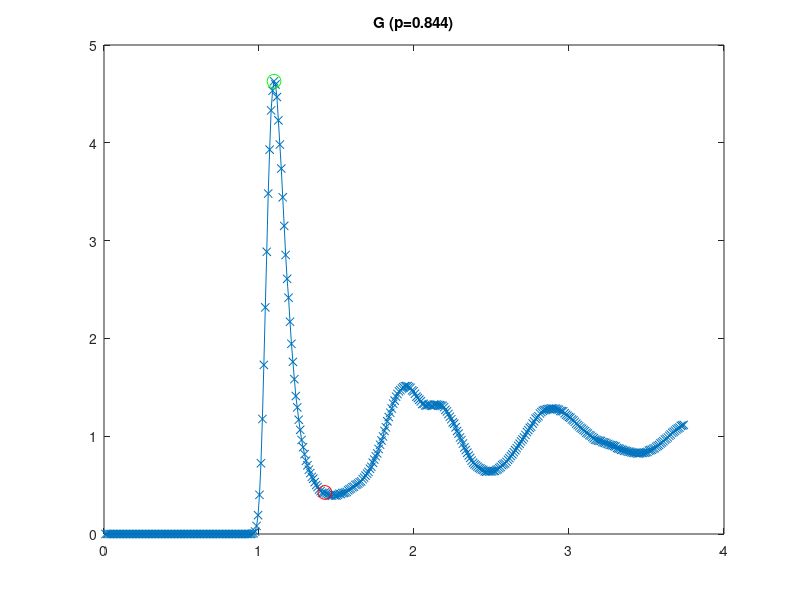

Reproduce this figure in MATLAB.
clear all; close all
%g845 = load('results/gr_845.dat');
g845 = load('results/gr_845_3D.dat');

gr = g845(:,1);
g = g845(:,2);
p = 0.844;

sidx = find(gr==min(gr));
sidx = sidx(end); %Only use last data set (guaranteed equilibrium)
g = g(sidx:end);
gd = gr(sidx:end);

%Assume highest peak is NN distance
[mv maxIdx] = max(g);
gp = g(maxIdx:end);
%Find next minima
gp(1:end-1) = gp(1:end-1)-gp(2:end); 
idx = find(gp<0);
minIdx = maxIdx+min(idx);
figure; plot(gd, g,'x-'); title(['G (p=' num2str(p) ')']);
hold on; plot(gd(maxIdx),g(maxIdx),'go','MarkerSize',10);
hold on; plot(gd(minIdx),g(minIdx),'ro','MarkerSize',10);
dr = diff(gd(1:minIdx+1));

%2-D integral
%gint(jj) = p(jj)*2*pi*(sum(g(1:minIdx).*diff(gd(1:minIdx+1)).*gd(1:minIdx)));

%3-D integral 
gint = p*4*pi*(sum(g(1:minIdx).*diff(gd(1:minIdx+1)).*gd(1:minIdx).^2));

%3-D integral up to L=2
drMean = mean(diff(gd));
gtot = p*4*pi*drMean*(sum(g.*gd.^2));

guni = (4/3)*pi*p*(7.5/2)^3

gbox = p*7.5^3



